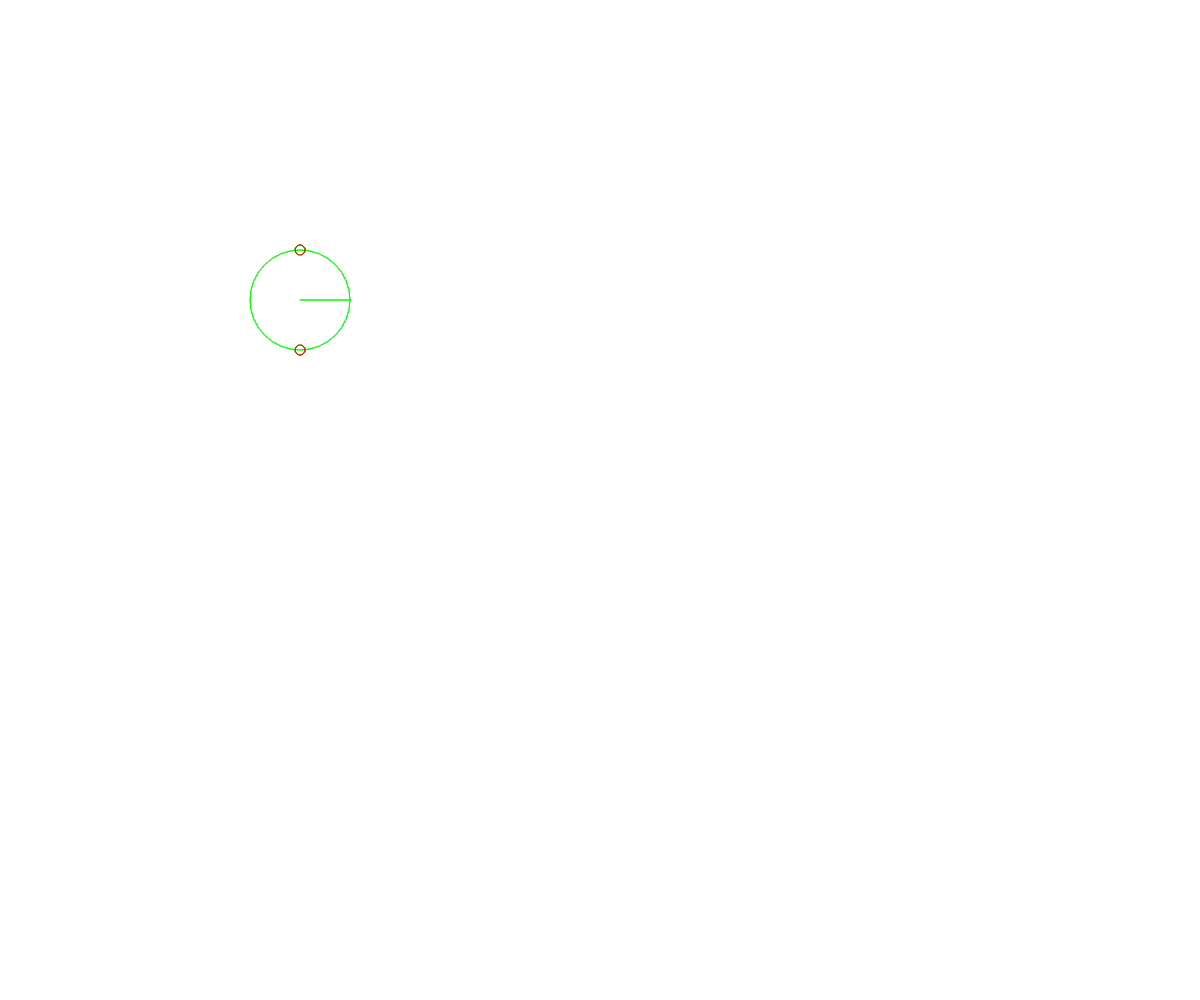
Frame 1 (no input)
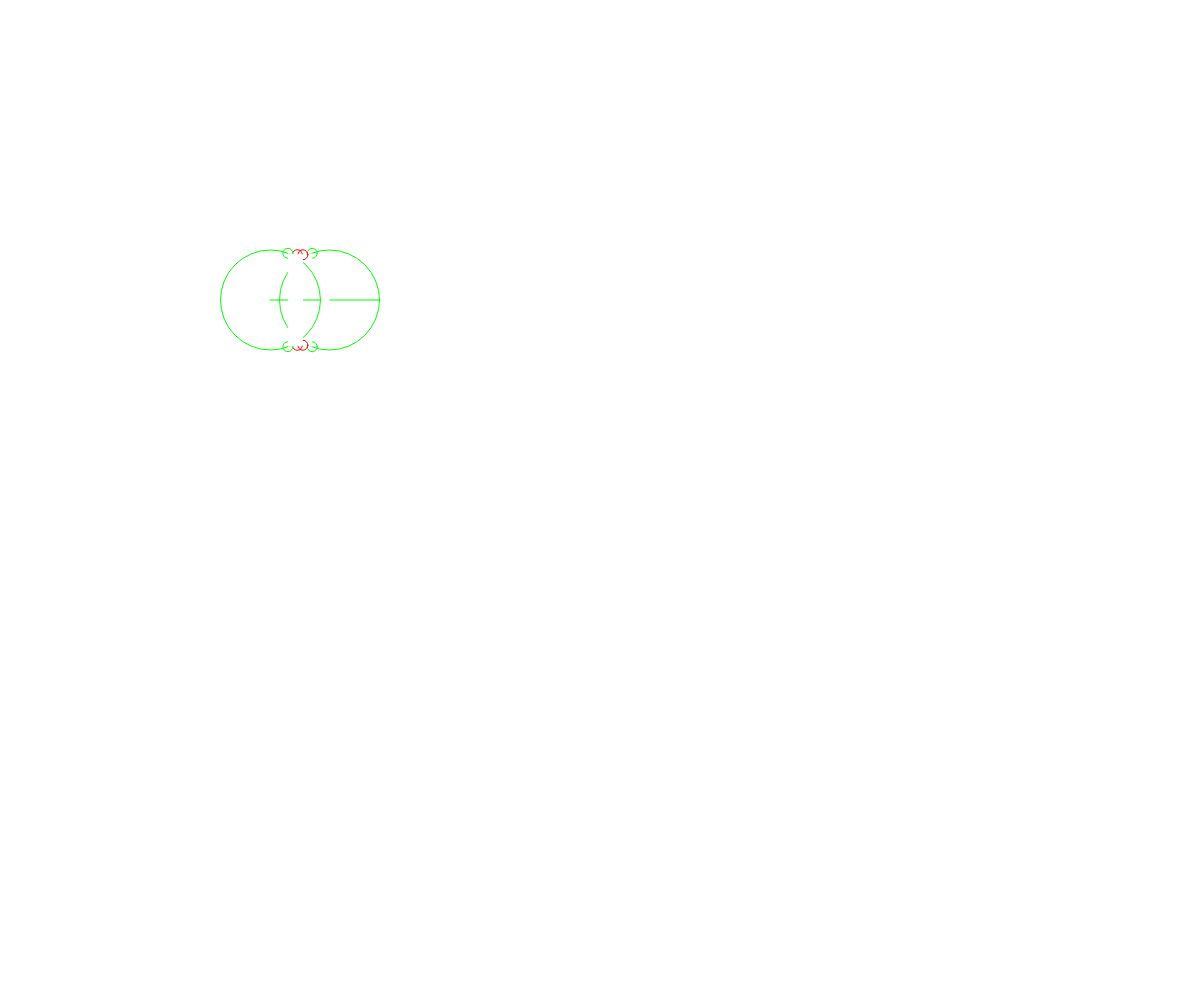
Frame 60 (no input)
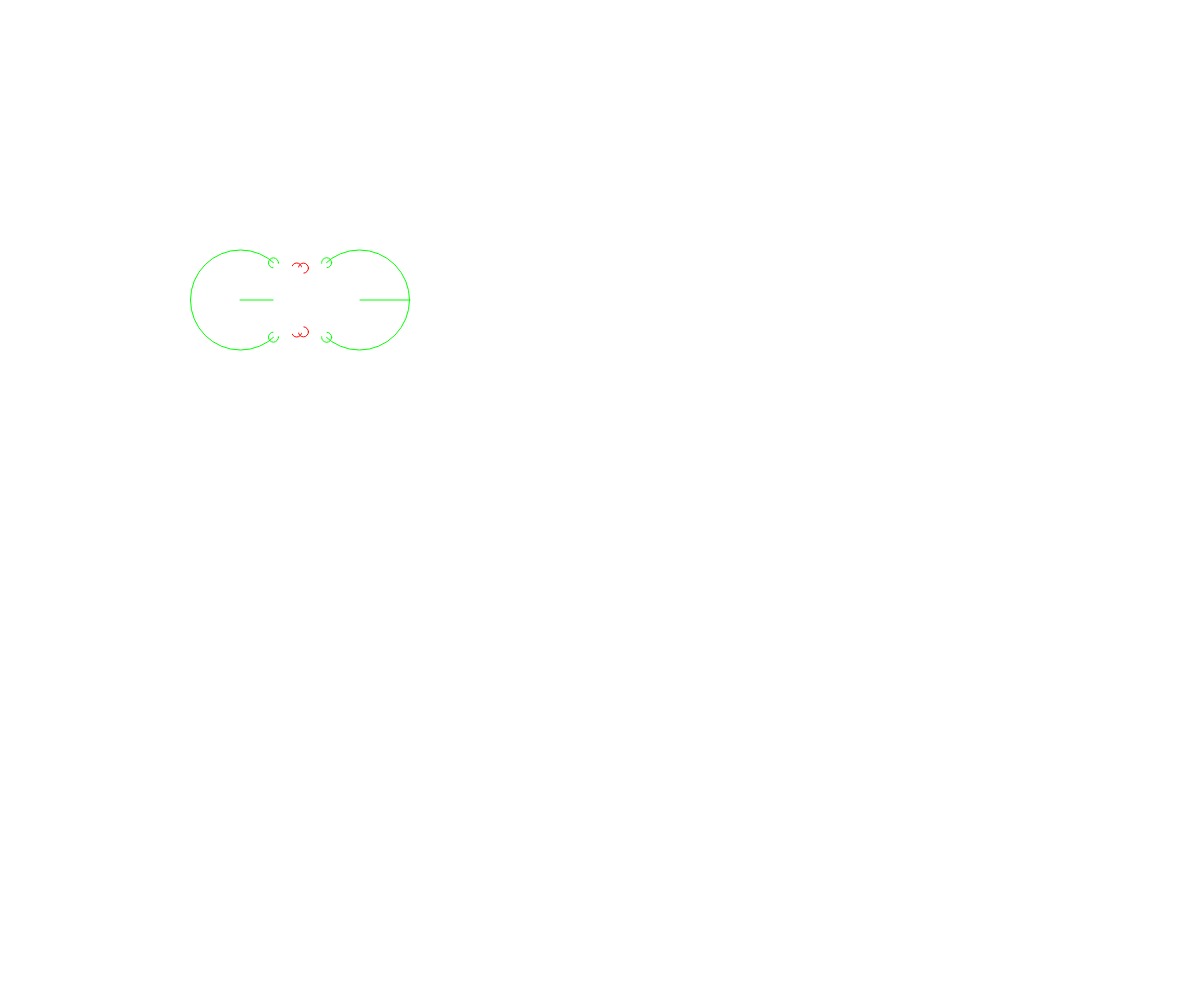
Frame 120 (the mouse pressed at the canvas centre since frame 60)

The p5.js sketch that drew these frames (run headless with seeded random() and noise() and a simulated clock; from frame 60 on, the mouse is pressed at the canvas centre):

// p5.js sketch
// ── sketch.js
let w, h;

let circles = new Array();

// --------------------------------------------
function setup() { 
  angleMode(DEGREES);
  // ellipseMode(CORNER);
  w = windowWidth;
  h = windowHeight;

  createCanvas(w, h);
  
  circles.push(new Circle(0, createVector(300, 300), 100));
  circles.push(new Circle(1, createVector(300, 300), 100));

  circles[0].other = circles[1];
  circles[1].other = circles[0];
}

// --------------------------------------------
function draw() {
  clear();



  noFill();
  stroke(255);

  for (let c=0; c<circles.length; c++) {
    circles[c].draw();
  }

}


class Circle {
  id = null;
  pos = null;
  diam = null;
  other = null;
  top = null;
  bottom = null;
  tailtop = null;
  tailbottom = null;
  

  constructor (_id, _pos, _diam) {
    this.id = _id;
    this.pos = _pos.copy();
    this.diam = _diam;
  }

  draw() {

    if (!this.other)  return;


    stroke(255);
    
    

    let d;
    let overlap;
    let overlapdiff;
    let angle;
    let x, y;


    stroke(0, 255, 0);
    if (this.id % 2 == 0) {
      ellipse(this.pos.x, this.pos.y, this.diam, this.diam);
      
      this.pos.add(.5  , 0);
      line(this.pos.x, this.pos.y, this.pos.x + (this.diam/2), this.pos.y);

      d = this.pos.dist(this.other.pos);
      overlap = this.diam-d;
      overlapdiff = (this.diam-overlap)/2;
      angle = (overlapdiff / (this.diam))*70;
      console.log(angle);
      
      x = this.pos.x - ((this.diam/2)  *  cos(90-angle));
      y = this.pos.y - ((this.diam/2)  *  sin(90-angle));

      this.top = createVector(x, y);
      ellipse(this.top.x, this.top.y, 10, 10);

      y = this.pos.y - ((this.diam/2)  *  sin(270-angle));
      this.bottom = this.top.copy();
      this.bottom.y = y;
      ellipse(this.bottom.x, this.bottom.y, 10, 10);

      // x = this.pos.x + ((this.diam/2)  *  cos(angle*1.2-90)) + (((this.diam/4)  *  cos(angle*1.2-90)));
      x = this.top.x - overlapdiff;
      x -= (x - this.top.x)/2;
      y = constrain(this.pos.y - ((this.diam/2)  *  sin(90-(angle*1.2))), this.pos.y - (this.diam/2), this.pos.y);
      
      this.tailtop = createVector(x, y);
      stroke(255,0,0);
      ellipse(this.tailtop.x, this.tailtop.y, 10, 10);

      y = constrain(this.pos.y + ((this.diam/2)  *  sin(90-(angle*1.2))), this.pos.y, this.pos.y + (this.diam/2));
      this.tailbottom = createVector(x, y);
      stroke(255,0,0);
      ellipse(this.tailbottom.x, this.tailbottom.y, 10, 10);

      noStroke();
      fill(255);
      quad( this.top.x, this.top.y, 
            this.tailtop.x, this.tailtop.y, 
            this.tailbottom.x, this.tailbottom.y, 
            this.bottom.x, this.bottom.y);
      noFill();

      
    } else {
      ellipse(this.pos.x, this.pos.y, this.diam, this.diam);
      this.pos.add(-.5  , 0);
      line(this.pos.x, this.pos.y, this.pos.x + (this.diam/2), this.pos.y);

      d = this.pos.dist(this.other.pos);
      overlap = this.diam-d;
      overlapdiff = (this.diam-overlap)/2;
      angle = (overlapdiff / (this.diam))*70;
      console.log(angle);
      
      x = this.pos.x + ((this.diam/2)  *  cos(angle-90));
      y = this.pos.y + ((this.diam/2)  *  sin(angle-90));

      this.top = createVector(x, y);
      ellipse(this.top.x, this.top.y, 10, 10);

      y = this.pos.y - ((this.diam/2)  *  sin(angle-90));
      this.bottom = this.top.copy();
      this.bottom.y = y;
      ellipse(this.bottom.x, this.bottom.y, 10, 10);

      // x = this.pos.x + ((this.diam/2)  *  cos(angle*1.2-90)) + (((this.diam/4)  *  cos(angle*1.2-90)));
      x = this.top.x + overlapdiff;
      x -= (x - this.top.x)/2;
      y = constrain(this.pos.y + ((this.diam/2)  *  sin((angle*1.2)-90)), this.pos.y - (this.diam/2), this.pos.y);
      
      this.tailtop = createVector(x, y);
      stroke(255,0,0);
      ellipse(this.tailtop.x, this.tailtop.y, 10, 10);

      y = constrain(this.pos.y + ((this.diam/2)  *  sin((angle*1.2)+90)), this.pos.y, this.pos.y + (this.diam/2));
      this.tailbottom = createVector(x, y);
      stroke(255,0,0);
      ellipse(this.tailbottom.x, this.tailbottom.y, 10, 10);

      noStroke();
      fill(255);
      quad( this.top.x, this.top.y, 
            this.tailtop.x, this.tailtop.y, 
            this.tailbottom.x, this.tailbottom.y, 
            this.bottom.x, this.bottom.y);
      noFill();

    }


    
    
  }
}
